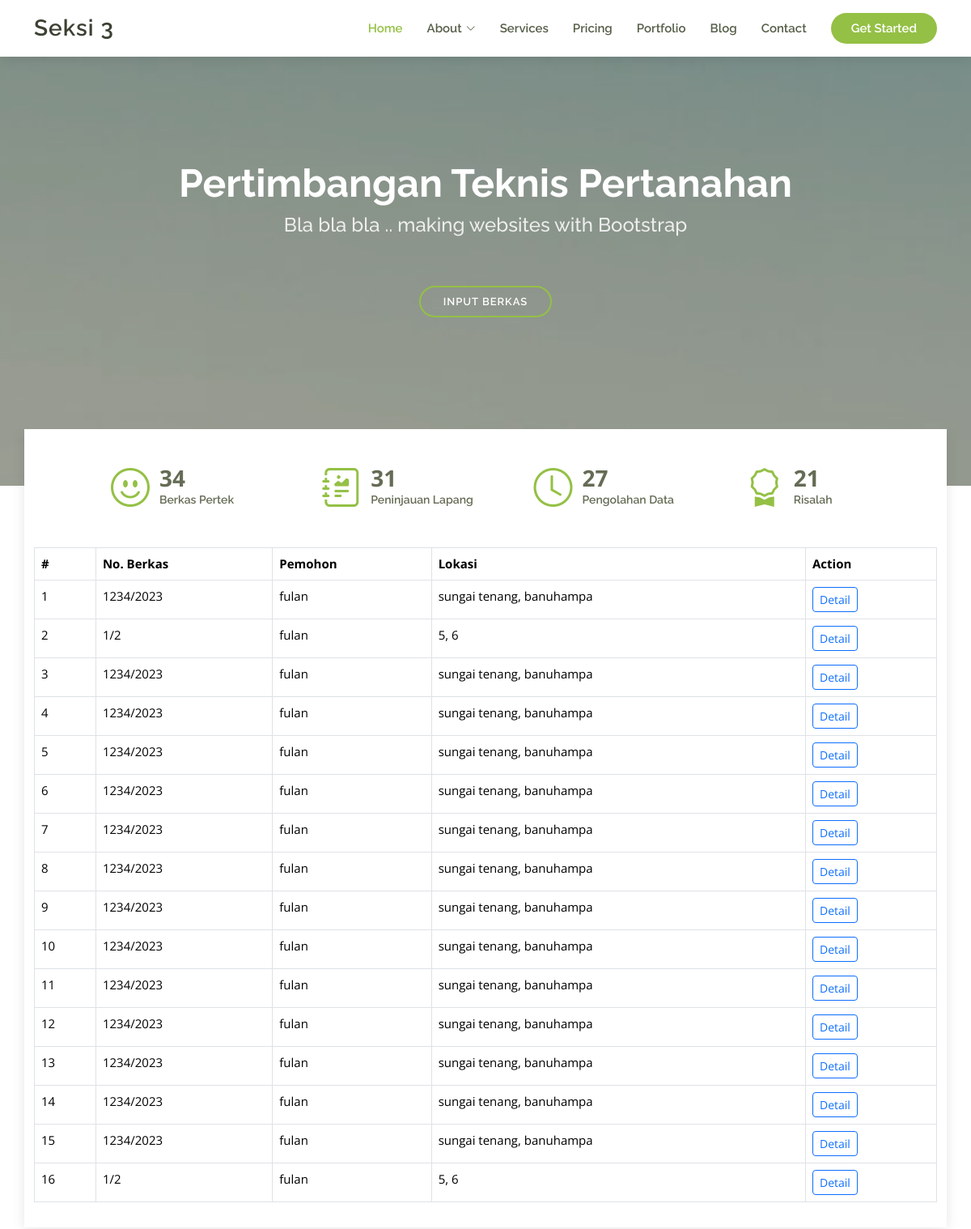
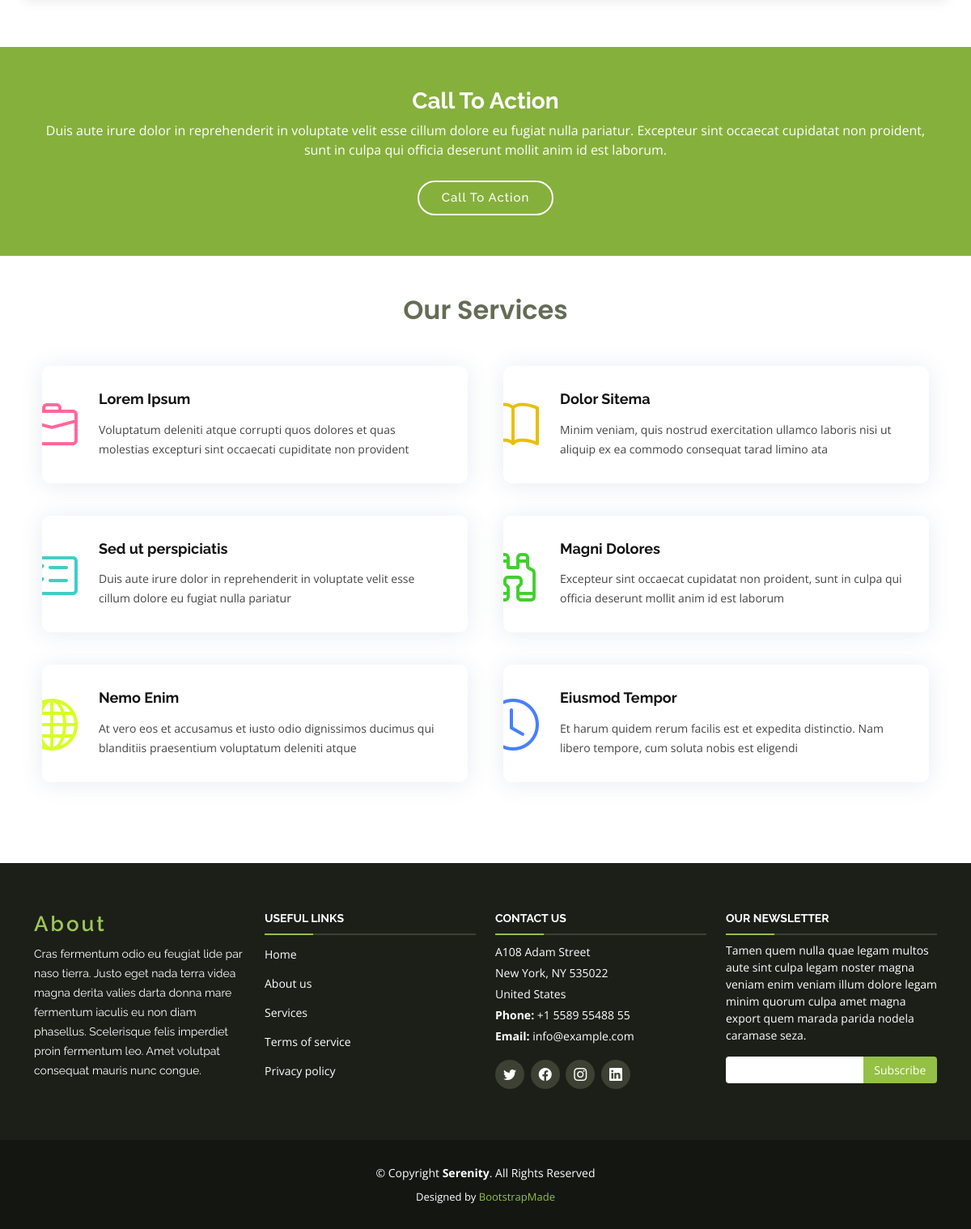
The page / on the database its author committed (2 pictures, top to bottom).
### tables this page shows
CREATE TABLE `berkas` (
  `id` int(11) NOT NULL,
  `waktu_entri` timestamp NOT NULL DEFAULT current_timestamp() ON UPDATE current_timestamp(),
  `no_berkas` int(11) DEFAULT NULL,
  `tahun` int(11) DEFAULT NULL,
  `id_format` int(11) DEFAULT NULL,
  `nama_pemohon` varchar(200) DEFAULT NULL,
  `jenis_pertek` varchar(200) DEFAULT NULL,
  `nik` varchar(20) DEFAULT NULL,
  `alamat` varchar(250) DEFAULT NULL,
  `bertindak_atas_nama` varchar(200) DEFAULT NULL,
  `luas` float DEFAULT NULL,
  `alamat_lokasi` varchar(250) DEFAULT NULL,
  `desa_nagari` varchar(200) DEFAULT NULL,
  `kecamatan` varchar(200) DEFAULT NULL,
  `nib` varchar(20) DEFAULT NULL,
  `kbli` varchar(250) DEFAULT NULL,
  `tanggal_permohonan` date DEFAULT NULL,
  `kwtansi_di_206` varchar(15) DEFAULT NULL,
  `tanggal_rapat_persiapan` date DEFAULT NULL,
  `jam_rapat_persiapan` varchar(10) DEFAULT NULL,
  `no_stpl` varchar(100) DEFAULT NULL,
  `tanggal_stpl` date DEFAULT NULL,
  `tanggal_peninjauan` date DEFAULT NULL,
  `sampai_peninjauan` date DEFAULT NULL,
  `no_ba_lapang` varchar(100) DEFAULT NULL,
  `tanggal_ba_lapang` date DEFAULT NULL,
  `koordinat_lokasi` text DEFAULT NULL,
  `kawasan_rtrw` text DEFAULT NULL,
  `penggunaan_tanah` varchar(100) DEFAULT NULL,
  `utara` varchar(100) DEFAULT NULL,
  `barat` varchar(100) DEFAULT NULL,
  `timur` varchar(100) DEFAULT NULL,
  `selatan` varchar(100) DEFAULT NULL,
  `lereng` varchar(100) DEFAULT NULL,
  `tekstur` varchar(100) DEFAULT NULL,
  `kedalaman_efektif` varchar(100) DEFAULT NULL,
  `drainase` varchar(100) DEFAULT NULL,
  `erosi` varchar(100) DEFAULT NULL,
  `faktor_pembatas` varchar(100) DEFAULT NULL,
  `ketinggian` varchar(100) DEFAULT NULL,
  `mata_air` varchar(100) DEFAULT NULL,
  `keberadaan_tanah_timbul` varchar(100) DEFAULT NULL,
  `pancang_diatas_air` varchar(100) DEFAULT NULL,
  `terletak_dipulau_kecil` varchar(100) DEFAULT NULL,
  `nama_pulau` varchar(100) DEFAULT NULL,
  `luas_pulau` varchar(100) DEFAULT NULL,
  `kekerasan_tanah_timbul` varchar(100) DEFAULT NULL,
  `intrusi_air_laut` varchar(100) DEFAULT NULL,
  `jenis_tanah_timbul` varchar(100) DEFAULT NULL,
  `pola_pasang_surut` varchar(100) DEFAULT NULL,
  `arus_gel_laut` varchar(100) DEFAULT NULL,
  `keberadaan_mangrove_dll` varchar(100) DEFAULT NULL,
  `kestabilan_tanah_timbul` text DEFAULT NULL,
  `jumlah_penduduk` varchar(20) DEFAULT NULL,
  `kepadatan_penduduk` varchar(20) DEFAULT NULL,
  `rerata_kepemilikan_tanah` varchar(20) DEFAULT NULL,
  `kepadatan_agraris` varchar(100) DEFAULT NULL,
  `mayoritas_mata_pencaharian` varchar(100) DEFAULT NULL,
  `jaringan_jalan` varchar(20) DEFAULT NULL,
  `jaringan_listrik` varchar(20) DEFAULT NULL,
  `air_minum` varchar(20) DEFAULT NULL,
  `saluran_drainase` varchar(20) DEFAULT NULL,
  `pipa_minyak` varchar(20) DEFAULT NULL,
  `gas` varchar(20) DEFAULT NULL,
  `longsor` varchar(20) DEFAULT NULL,
  `banjir_rob` varchar(20) DEFAULT NULL,
  `banjir` varchar(20) DEFAULT NULL,
  `bencana_lainnya` text DEFAULT NULL,
  `keterangan_lain_lokasi` text DEFAULT NULL,
  `penggunaan_tanah_sekitar` varchar(250) DEFAULT NULL,
  `penguasaan_tanah_sekitar` text DEFAULT NULL,
  `jarak_jalan_penghubung` varchar(50) DEFAULT NULL,
  `jarak_jalan_arteri` varchar(50) DEFAULT NULL,
  `infrastruktur_berkaitan` text DEFAULT NULL,
  `jaringan_lainnya` text DEFAULT NULL,
  `keterangan_lain_sekitar` text DEFAULT NULL,
  `rencana_penggunaan_tanah` varchar(250) DEFAULT NULL,
  `no_st_pengolahan_data` varchar(50) DEFAULT NULL,
  `tanggal_st_pengolahan_data` date DEFAULT NULL,
  `ba_pengolahan_data` varchar(50) DEFAULT NULL,
  `tanggal_ba_pengolahan_data` date DEFAULT NULL,
  `penguasaan_tanah` text DEFAULT NULL,
  `indikasi_skp` varchar(250) DEFAULT NULL,
  `keserasian` varchar(250) DEFAULT NULL,
  `pencemaran_air_udara` varchar(250) DEFAULT NULL,
  `kebisingan` varchar(250) DEFAULT NULL,
  `kemacetan_lalin` varchar(250) DEFAULT NULL,
  `keamanan_tertib` varchar(250) DEFAULT NULL,
  `dampak_lainnya` varchar(250) DEFAULT NULL,
  `luas_sesuai` varchar(50) DEFAULT NULL,
  `uraian_sesuai` text DEFAULT NULL,
  `luas_bersyarat` varchar(50) DEFAULT NULL,
  `alasan_bersyarat` text DEFAULT NULL,
  `luas_tidak_sesuai` varchar(50) DEFAULT NULL,
  `alasan_tidak_sesuai` text DEFAULT NULL,
  `kesesuaian_karakteristik_tanah` text DEFAULT NULL,
  `no_ba_rapat_pembahasan` varchar(100) DEFAULT NULL,
  `tanggal_rapat_pembahasan` date DEFAULT NULL,
  `no_risalah` varchar(50) DEFAULT NULL,
  `tanggal_risalah` date DEFAULT NULL,
  `no_surat_pertek` varchar(50) DEFAULT NULL,
  `tanggal_surat_pertek` date DEFAULT NULL
);

### index.php (the view, shortened to what this page needs)
<!DOCTYPE html>
<html lang="en">
<head>
  <link href="assets/vendor/aos/aos.css" rel="stylesheet">
  <link href="assets/vendor/bootstrap/css/bootstrap.min.css" rel="stylesheet">
  <link href="assets/vendor/bootstrap-icons/bootstrap-icons.css" rel="stylesheet">
  <link href="assets/vendor/boxicons/css/boxicons.min.css" rel="stylesheet">
  <link href="assets/vendor/glightbox/css/glightbox.min.css" rel="stylesheet">
  <link href="assets/vendor/swiper/swiper-bundle.min.css" rel="stylesheet">
  <link href="assets/css/style.css" rel="stylesheet">
</head>
<body>
  <header id="header" class="fixed-top d-flex align-items-center">
    <div class="container d-flex align-items-center justify-content-between">
      <div class="logo">
        <h1 class="text-light"><a href="index.html">Seksi 3</a></h1>
      </div>
      <nav id="navbar" class="navbar">
        <ul>
          <li><a class="active" href="index.html">Home</a></li>
          <li class="dropdown"><a href="#"><span>About</span> <i class="bi bi-chevron-down"></i></a>
          </li>
          <li><a href="services.html">Services</a></li>
          <li><a href="pricing.html">Pricing</a></li>
          <li><a href="portfolio.html">Portfolio</a></li>
          <li><a href="blog.html">Blog</a></li>
          <li><a href="contact.html">Contact</a></li>
          <li><a class="getstarted" href="about.html">Get Started</a></li>
        </ul>
      </nav>
    </div>
  </header>
  <section id="hero">
    <div class="hero-container" data-aos="fade-up">
      <h1>Pertimbangan Teknis Pertanahan</h1>
      <h2>Bla bla bla .. making websites with Bootstrap</h2>
      <a href="inputberkas.php" class="btn-get-started scrollto">Input Berkas</a>
    </div>
  </section>
  <main id="main">
    <section id="about" class="about">
      <div class="container">
        <div class="row justify-content-end">
          <div class="col-lg-11">
            <div class="row justify-content-end">
              <div class="col-lg-3 col-md-5 col-6 d-md-flex align-items-md-stretch">
                <div class="count-box py-5">
                  <i class="bi bi-emoji-smile"></i>
                  <span data-purecounter-start="0" data-purecounter-end="99" class="purecounter">0</span>
                  <p>Berkas Pertek</p>
                </div>
              </div>
              <div class="col-lg-3 col-md-5 col-6 d-md-flex align-items-md-stretch">
                <div class="count-box py-5">
                  <i class="bi bi-journal-richtext"></i>
                  <span data-purecounter-start="0" data-purecounter-end="89" class="purecounter">0</span>
                  <p>Peninjauan Lapang</p>
                </div>
              </div>
              <div class="col-lg-3 col-md-5 col-6 d-md-flex align-items-md-stretch">
                <div class="count-box pb-5 pt-0 pt-lg-5">
                  <i class="bi bi-clock"></i>
                  <span data-purecounter-start="0" data-purecounter-end="79" class="purecounter">0</span>
                  <p>Pengolahan Data</p>
                </div>
              </div>
              <div class="col-lg-3 col-md-5 col-6 d-md-flex align-items-md-stretch">
                <div class="count-box pb-5 pt-0 pt-lg-5">
                  <i class="bi bi-award"></i>
                  <span data-purecounter-start="0" data-purecounter-end="60" class="purecounter">0</span>
                  <p>Risalah</p>
                </div>
              </div>
            </div>
          </div>
        </div>
        <div class="row">
          <div class="col-lg-12 pt-3 pt-lg-0 content">
            <table class="table table-bordered">
              <thead>
                <tr>
                  <th scope="col">#</th>
                  <th scope="col">No. Berkas</th>
                  <th scope="col">Pemohon</th>
                  <th scope="col">Lokasi</th>
                  <th scope="col">Action</th>
                </tr>
              </thead>
              <tbody>
                    <?php
                      include 'inc/koneksi.php';
                      $no = 1;
                      $query = "SELECT * FROM berkas ORDER BY waktu_entri DESC";
                      $sql = $koneksi->prepare($query);
                      $sql->execute();
                      $data = $sql->get_result();
                      if ($data->num_rows > 0) {
                        while ($row = $data->fetch_assoc()) {
                          $id = $row['id'];
                          $no_berkas = $row['no_berkas'];
                          $tahun = $row['tahun'];
                          $nama_pemohon = $row['nama_pemohon'];
                          $nagari = $row['desa_nagari'];
                          $kecamatan = $row['kecamatan'];
                      ?>
                  <tr>
                    <td><?php echo $no++; ?></td>
                    <td><?php echo $no_berkas."/".$tahun; ?></td>
                    <td><?php echo $nama_pemohon ?></td>
                    <td><?php echo $nagari.", ".$kecamatan; ?></td>
                    <td>
                      <a href="edit.php?berkas=<?php echo base64_encode($id) ?>">
                        <button type="button" class="btn btn-outline-primary btn-sm">Detail</button></td>
                  </tr>
                  <?php } } else { ?>
                    <tr>
                      <td colspan='5'>Tidak ada data ditemukan</td>
                    </tr>
                  <?php } ?>
              </tbody>
            </table>
          </div>
        </div>
      </div>
    </section>
    <section id="cta" class="cta">
      <div class="container" data-aos="fade-in">
        <div class="text-center">
          <h3>Call To Action</h3>
          <p> Duis aute irure dolor in reprehenderit in voluptate velit esse cillum dolore eu fugiat nulla pariatur. Excepteur sint occaecat cupidatat non proident, sunt in culpa qui officia deserunt mollit anim id est laborum.</p>
          <a class="cta-btn" href="#">Call To Action</a>
        </div>
      </div>
    </section>
    <section id="services" class="services ">
      <div class="container">
        <div class="section-title pt-5" data-aos="fade-up">
          <h2>Our Services</h2>
        </div>
        <div class="row">
          <div class="col-md-6">
            <div class="icon-box" data-aos="fade-up">
              <div class="icon"><i class="bi bi-briefcase" style="color: #ff689b;"></i></div>
              <h4 class="title"><a href="">Lorem Ipsum</a></h4>
              <p class="description">Voluptatum deleniti atque corrupti quos dolores et quas molestias excepturi sint occaecati cupiditate non provident</p>
            </div>
          </div>
          <div class="col-md-6">
            <div class="icon-box" data-aos="fade-up">
              <div class="icon"><i class="bi bi-book" style="color: #e9bf06;"></i></div>
              <h4 class="title"><a href="">Dolor Sitema</a></h4>
              <p class="description">Minim veniam, quis nostrud exercitation ullamco laboris nisi ut aliquip ex ea commodo consequat tarad limino ata</p>
            </div>
          </div>
          <div class="col-md-6" data-aos="fade-up" data-aos-delay="100">
            <div class="icon-box">
              <div class="icon"><i class="bi bi-card-checklist" style="color: #3fcdc7;"></i></div>
              <h4 class="title"><a href="">Sed ut perspiciatis</a></h4>
              <p class="description">Duis aute irure dolor in reprehenderit in voluptate velit esse cillum dolore eu fugiat nulla pariatur</p>
            </div>
          </div>
          <div class="col-md-6" data-aos="fade-up" data-aos-delay="100">
            <div class="icon-box">
              <div class="icon"><i class="bi bi-binoculars" style="color:#41cf2e;"></i></div>
              <h4 class="title"><a href="">Magni Dolores</a></h4>
              <p class="description">Excepteur sint occaecat cupidatat non proident, sunt in culpa qui officia deserunt mollit anim id est laborum</p>
            </div>
          </div>
          <div class="col-md-6" data-aos="fade-up" data-aos-delay="200">
            <div class="icon-box">
              <div class="icon"><i class="bi bi-globe" style="color: #d6ff22;"></i></div>
              <h4 class="title"><a href="">Nemo Enim</a></h4>
              <p class="description">At vero eos et accusamus et iusto odio dignissimos ducimus qui blanditiis praesentium voluptatum deleniti atque</p>
            </div>
          </div>
          <div class="col-md-6" data-aos="fade-up" data-aos-delay="200">
            <div class="icon-box">
              <div class="icon"><i class="bi bi-clock" style="color: #4680ff;"></i></div>
              <h4 class="title"><a href="">Eiusmod Tempor</a></h4>
              <p class="description">Et harum quidem rerum facilis est et expedita distinctio. Nam libero tempore, cum soluta nobis est eligendi</p>
            </div>
          </div>
        </div>
      </div>
    </section>
  </main>
  <footer id="footer">
    <div class="footer-top">
      <div class="container">
        <div class="row">
          <div class="col-lg-3 col-md-6 footer-info">
            <h3>About</h3>
            <p>Cras fermentum odio eu feugiat lide par naso tierra. Justo eget nada terra videa magna derita valies darta donna mare fermentum iaculis eu non diam phasellus. Scelerisque felis imperdiet proin fermentum leo. Amet volutpat consequat mauris nunc congue.</p>
          </div>
          <div class="col-lg-3 col-md-6 footer-links">
            <h4>Useful Links</h4>
            <ul>
              <li><a href="#">Home</a></li>
              <li><a href="#">About us</a></li>
              <li><a href="#">Services</a></li>
              <li><a href="#">Terms of service</a></li>
              <li><a href="#">Privacy policy</a></li>
            </ul>
          </div>
          <div class="col-lg-3 col-md-6 footer-contact">
            <h4>Contact Us</h4>
            <p>
              A108 Adam Street <br>
              New York, NY 535022<br>
              United States <br>
              <strong>Phone:</strong> +1 5589 55488 55<br>
              <strong>Email:</strong> info@example.com<br>
            </p>
            <div class="social-links">
              <a href="#" class="twitter"><i class="bi bi-twitter"></i></a>
              <a href="#" class="facebook"><i class="bi bi-facebook"></i></a>
              <a href="#" class="instagram"><i class="bi bi-instagram"></i></a>
              <a href="#" class="linkedin"><i class="bi bi-linkedin"></i></a>
            </div>
          </div>
          <div class="col-lg-3 col-md-6 footer-newsletter">
            <h4>Our Newsletter</h4>
            <p>Tamen quem nulla quae legam multos aute sint culpa legam noster magna veniam enim veniam illum dolore legam minim quorum culpa amet magna export quem marada parida nodela caramase seza.</p>
            <form action="" method="post">
              <input type="email" name="email"><input type="submit" value="Subscribe">
            </form>
          </div>
        </div>
      </div>
    </div>
    <div class="container">
      <div class="copyright">
        &copy; Copyright <strong><span>Serenity</span></strong>. All Rights Reserved
      </div>
      <div class="credits">
        Designed by <a href="https://bootstrapmade.com/">BootstrapMade</a>
      </div>
    </div>
  </footer>
</body>
</html>

### rows shown on the page
berkas: no_berkas "1234", tahun "2023", nama_pemohon "fulan", desa_nagari "sungai tenang", kecamatan "banuhampa"
berkas: no_berkas "1", tahun "2", nama_pemohon "fulan", desa_nagari "5", kecamatan "6"
berkas: no_berkas "1234", tahun "2023", nama_pemohon "fulan", desa_nagari "sungai tenang", kecamatan "banuhampa"
berkas: no_berkas "1234", tahun "2023", nama_pemohon "fulan", desa_nagari "sungai tenang", kecamatan "banuhampa"
berkas: no_berkas "1234", tahun "2023", nama_pemohon "fulan", desa_nagari "sungai tenang", kecamatan "banuhampa"
berkas: no_berkas "1234", tahun "2023", nama_pemohon "fulan", desa_nagari "sungai tenang", kecamatan "banuhampa"
berkas: no_berkas "1234", tahun "2023", nama_pemohon "fulan", desa_nagari "sungai tenang", kecamatan "banuhampa"
berkas: no_berkas "1234", tahun "2023", nama_pemohon "fulan", desa_nagari "sungai tenang", kecamatan "banuhampa"
berkas: no_berkas "1234", tahun "2023", nama_pemohon "fulan", desa_nagari "sungai tenang", kecamatan "banuhampa"
berkas: no_berkas "1234", tahun "2023", nama_pemohon "fulan", desa_nagari "sungai tenang", kecamatan "banuhampa"
berkas: no_berkas "1234", tahun "2023", nama_pemohon "fulan", desa_nagari "sungai tenang", kecamatan "banuhampa"
berkas: no_berkas "1234", tahun "2023", nama_pemohon "fulan", desa_nagari "sungai tenang", kecamatan "banuhampa"
berkas: no_berkas "1234", tahun "2023", nama_pemohon "fulan", desa_nagari "sungai tenang", kecamatan "banuhampa"
berkas: no_berkas "1234", tahun "2023", nama_pemohon "fulan", desa_nagari "sungai tenang", kecamatan "banuhampa"
berkas: no_berkas "1234", tahun "2023", nama_pemohon "fulan", desa_nagari "sungai tenang", kecamatan "banuhampa"
berkas: no_berkas "1", tahun "2", nama_pemohon "fulan", desa_nagari "5", kecamatan "6"
